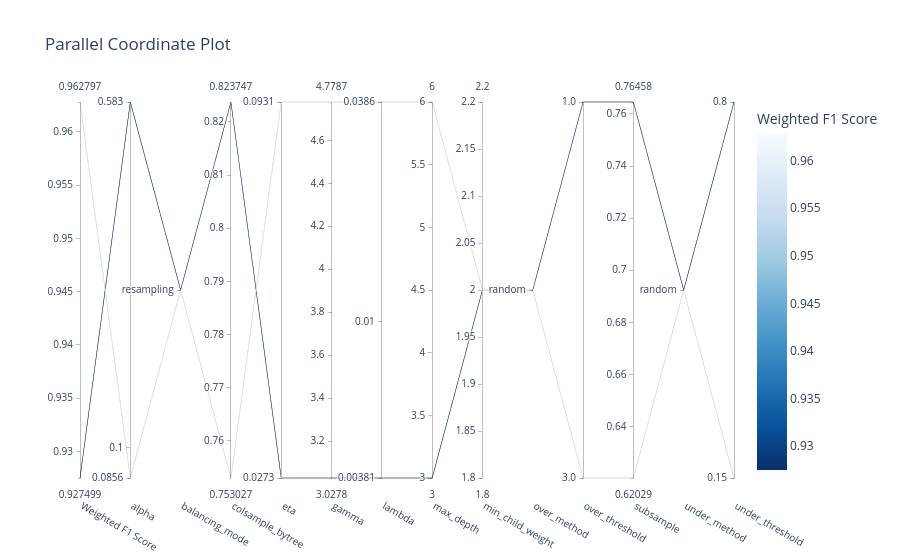

Notebook cell for this chart:
### Markdown cell above
## Step 7.5e: Parallel Coordinates (Best Weighted F1 Score)

### Code cell
fig = optuna.visualization.plot_parallel_coordinate(study, target=lambda t: t.values[1], target_name="Weighted F1 Score")
fig = go.Figure(fig)
fig.update_layout(width=None, height=None, autosize=True)
fig.write_html(f"{output_folder}/xgb_parallel_coordinate_best_weighted_f1_score.html", full_html=True)
fig.write_image(f"{output_folder}/xgb_parallel_coordinate_best_weighted_f1_score.pdf", width=1920, height=1080)
fig.show()

### Figure 1 — Plotly figure (JSON) as saved in the notebook; plotly's stock layout.template omitted (floating-point values rounded to 4 significant figures)
{"data": [{"dimensions": [{"label": "Weighted F1 Score", "range": [0.9275, 0.9628], "values": [0.9628, 0.9275]}, {"label": "alpha", "range": [-1.068, -0.2344], "ticktext": ["0.0856", "0.1", "0.583"], "tickvals": [-1.068, -1, -0.2344], "values": [-1.068, -0.2344]}, {"label": "balancing_mode", "range": [0, 0], "ticktext": ["resampling"], "tickvals": [0], "values": [0, 0]}, {"label": "colsample_bytree", "range": [0.753, 0.8237], "values": [0.753, 0.8237]}, {"label": "eta", "range": [-1.563, -1.031], "ticktext": ["0.0273", "0.0931"], "tickvals": [-1.563, -1.031], "values": [-1.031, -1.563]}, {"label": "gamma", "range": [3.028, 4.779], "values": [4.779, 3.028]}, {"label": "lambda", "range": [-2.419, -1.413], "ticktext": ["0.00381", "0.01", "0.0386"], "tickvals": [-2.419, -2, -1.413], "values": [-1.413, -2.419]}, {"label": "max_depth", "range": [3, 6], "values": [6, 3]}, {"label": "min_child_weight", "range": [2, 2], "values": [2, 2]}, {"label": "over_method", "range": [0, 0], "ticktext": ["random"], "tickvals": [0], "values": [0, 0]}, {"label": "over_threshold", "range": [0, 1], "ticktext": ["3.0", "1.0"], "tickvals": [0, 1], "values": [0, 1]}, {"label": "subsample", "range": [0.6203, 0.7646], "values": [0.6203, 0.7646]}, {"label": "under_method", "range": [0, 0], "ticktext": ["random"], "tickvals": [0], "values": [0, 0]}, {"label": "under_threshold", "range": [0, 1], "ticktext": ["0.15", "0.8"], "tickvals": [0, 1], "values": [0, 1]}], "labelangle": 30, "labelside": "bottom", "line": {"color": [0.9628, 0.9275], "colorbar": {"title": {"text": "Weighted F1 Score"}}, "colorscale": [[0, "rgb(247,251,255)"], [0.125, "rgb(222,235,247)"], [0.25, "rgb(198,219,239)"], [0.375, "rgb(158,202,225)"], [0.5, "rgb(107,174,214)"], [0.625, "rgb(66,146,198)"], [0.75, "rgb(33,113,181)"], [0.875, "rgb(8,81,156)"], [1, "rgb(8,48,107)"]], "reversescale": true, "showscale": true}, "type": "parcoords"}], "layout": {"autosize": true, "title": {"text": "Parallel Coordinate Plot"}}}
